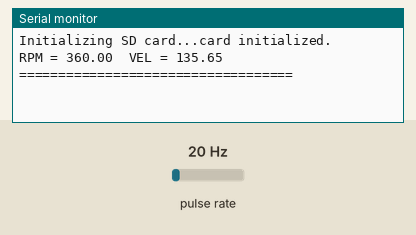
A sketch run on a simulated Arduino Uno, built with avr-gcc and run on an emulated ATmega328P. On the bench: the last lines printed to the serial monitor. Wiring (inferred from the names in the program): pulse sensor: data pin 2. The test bench sets the inputs (shaded band); at power-on: pulse rate 20 Hz. Storage starts empty.

Above: at 1.2 s.
1.3 s: pulse rate (sensor on pin 2) set to 4 Hz
At 2.5 s:
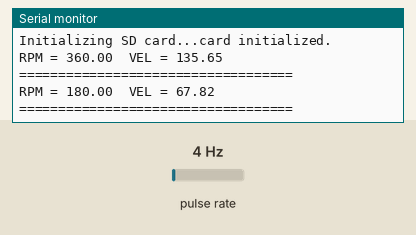
2.8 s: pulse rate (sensor on pin 2) set to 50 Hz
At 3.5 s:
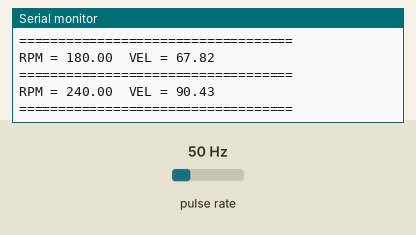
Timing chart, 0 to 5.8 s (numbered marks = the images above; inputs shaded):
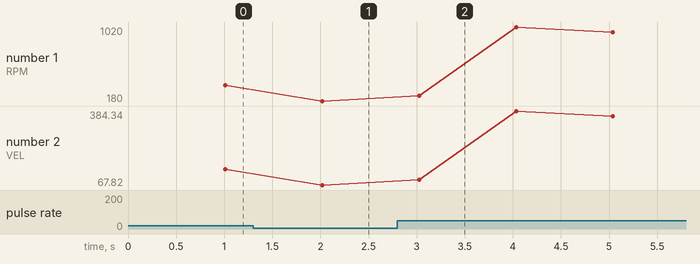

The sketch:

Velocidade_e_RPM.ino
```cpp
#include <SoftwareSerial.h>
#include <SPI.h>
#include <SD.h>

#define pinRPM 2

const int pinoSD = 4;

unsigned long Velocidade_millisInicial = 0; //tempo inicial para velocidade

volatile int pulsosRPM = 0; //contador de pulsos para RPM

float RPM = 0; //frequencia de rotacoes em RPM
float VEL = 0; //velocidade em km/h

void setup() {
  // Inicializa Serial
  Serial.begin(9600);
  attachInterrupt (digitalPinToInterrupt(pinRPM), tacometro, RISING); //Interrupção para ler pulso do RPM

  while (!Serial) {
    ; // wait for serial port to connect. Needed for native USB port only
  }


  Serial.print("Initializing SD card...");

  // see if the card is present and can be initialized:
  if (!SD.begin(pinoSD)) {
    Serial.println("Card failed, or not present");
    // don't do anything more:
    while (1);
  }
  Serial.println("card initialized.");
}

void loop() {
  String dataString = "";

  if((millis() - Velocidade_millisInicial) > 1000){

    noInterrupts();
    RPM = (pulsosRPM/3 /*numero de pulsos na roda*/)*60;
    VEL = (RPM*2*3.14/* raio */*3.6)/60;
    Serial.print ("RPM = ");
    Serial.print (RPM);
    Serial.print ("  VEL = ");
    Serial.println (VEL);
    pulsosRPM = 0;
    Serial.println("===================================");
    Velocidade_millisInicial = millis();
    interrupts();
  }

  dataString += String(VEL);
  dataString += ",";
  dataString += String(RPM);

  File dataFile = SD.open("datalog.txt", FILE_WRITE);

  // escreve no arquivo se ele arquivo for valido
  if (dataFile) {
    dataFile.println(dataString);
    dataFile.close();
  }
  // if the file isn't open, pop up an error:
  else {
    Serial.println("error opening datalog.txt");
  }

}

void tacometro ()
{
  pulsosRPM++;
}
```

Measured:
- after the input at 1.3 s, the serial monitor: prints a new line after 0.72 s (image 1)
- after the input at 2.8 s, the serial monitor: prints a new line after 0.23 s (image 2)
- plotted number 1: 360 → 180 after the input at 1.3 s, 180 → 1020 after the input at 2.8 s
- plotted number 2: 135.65 → 67.82 after the input at 1.3 s, 67.82 → 384.34 after the input at 2.8 s
